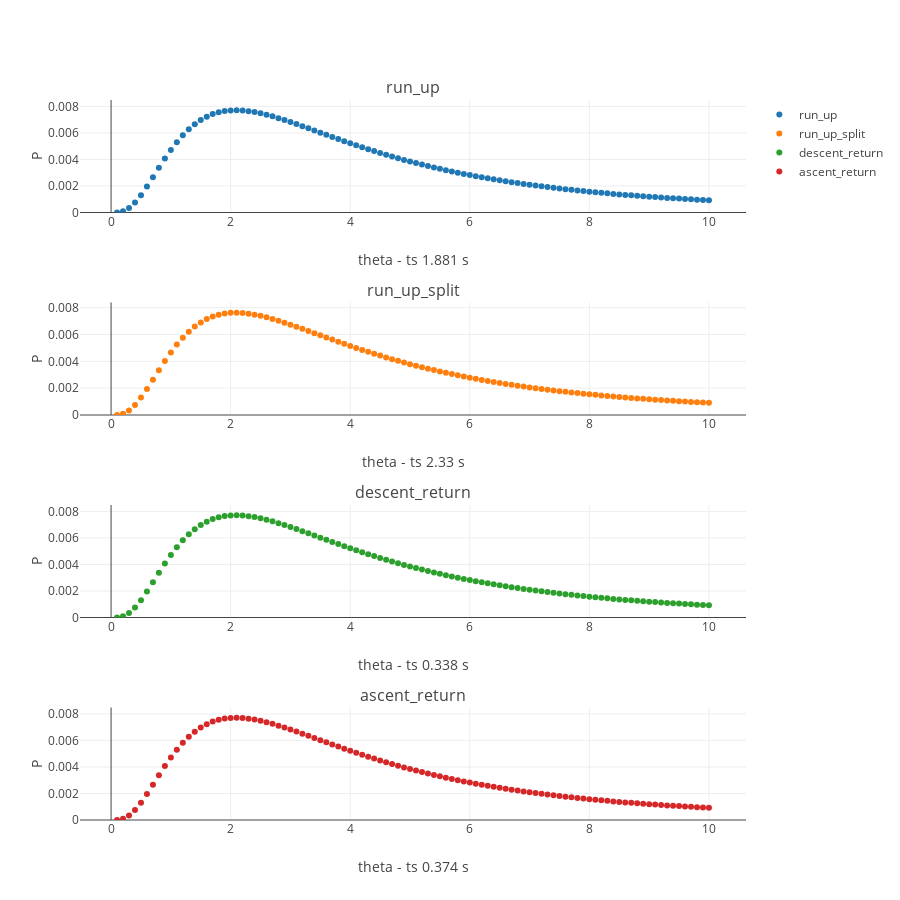

Write notebook code for a chart like this one.
### Markdown cell above
### Test

### Code cell
func_names= ['run_up','run_up_split']
func_names= ['run_up','run_up_split','descent_return','ascent_return']
funcs= [
        runUp_balance,
        run_unique_combine,
        Descent_return,
        Ascent_return
       ]

range_theta= np.linspace(0.1,10,100)

plot_rec_InfSites(point_up,root_lib,funcs,func_names,range_theta,height= 900)
